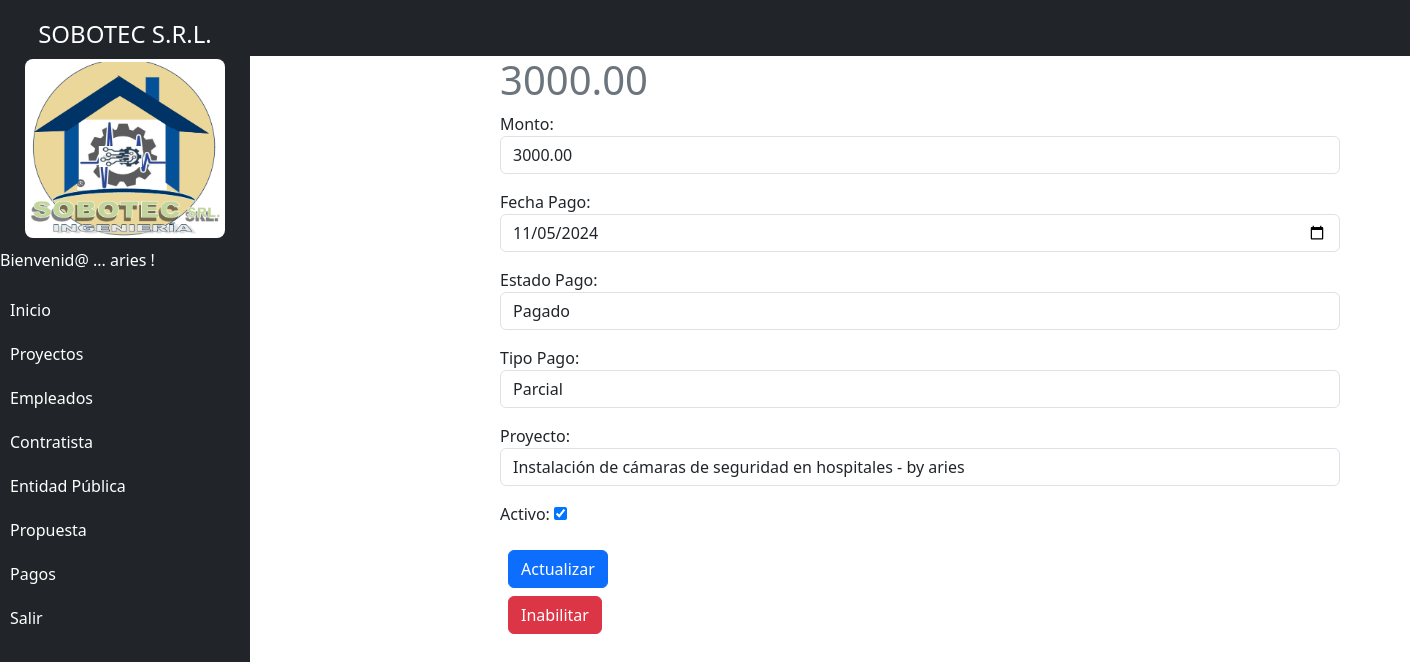
/payments/1/ (signed in), run on the app's committed database.
### projects/models.py (models this page shows, shortened)
class Payment(models.Model):
    PAYMENT_STATUS_CHOICES = [
        ('pagado', 'Pagado'),  # Pagado
        ('pendiente', 'Pendiente'),  # Pendiente
    ]
    PAYMENT_TYPE_CHOICES = [
        ('parcial', 'Parcial'),  # Parcial
        ('completo', 'Completo'),  # Completo
    ]
    amount = models.DecimalField(max_digits=10, decimal_places=2, verbose_name="Monto")  # Monto
    date = models.DateField(verbose_name="Fecha Pago")  # Fecha
    status = models.CharField(max_length=10,  choices=PAYMENT_STATUS_CHOICES, default='pagado', verbose_name="Estado Pago")  # Estado del pago
    payment_type = models.CharField(max_length=10, choices=PAYMENT_TYPE_CHOICES, default='parcial', verbose_name="Tipo Pago")  # Tipo de pago
    project = models.ForeignKey(Project, on_delete=models.CASCADE, related_name='payments', verbose_name="Proyecto")  # Relación (1 a N)
    created =models.DateTimeField(default=timezone.now)
    is_active = models.BooleanField(default=True, verbose_name="Activo")
    class Meta:
        verbose_name = 'Payment'
        verbose_name_plural = 'Payments'

### projects/views.py (the view, shortened to what this page needs)
# urls.py: path('payments/<int:id_payment>/', views.payment_detail, name='payment_detail'),
@login_required
def payment_detail(request, id_payment):
    payment = get_object_or_404(Payment, pk = id_payment)
    if request.method == 'GET':
        form = PaymentForm(instance=payment)
        return render(request, 'payment_detail.html', {
            'payment': payment,
            'form': form
        })

### projects/form.py
class PaymentForm(forms.ModelForm):
    class Meta:
        model = Payment
        fields = ['amount', 'date', 'status', 'payment_type', 'project', 'is_active']
        widgets = {
            'amount': forms.NumberInput(attrs={'class': 'form-control', 'placeholder': 'Monto del pago', 'min': '0'}),
            'date': forms.DateInput(attrs={'class': 'form-control', 'type': 'date'}),
            'status': forms.Select(attrs={'class': 'form-control'}),
            'payment_type': forms.Select(attrs={'class': 'form-control'}),
            'project': forms.Select(attrs={'class': 'form-control'}),  # Esto permite seleccionar el proyecto desde el formulario
        }

### projects/models.py (called while the page is built)
    def __str__(self):
        return self.name + ' - by '+ self.user.username

### projects/templates/payment_detail.html (shortened to what this page needs)
{% extends 'base.html' %}
{% block content %}
<main class="container">
    <div class="row">
        <div class="col-md-8 offset-md-2">
            <h1 class="text-secondary">{{payment.amount}}</h1>
            <form method="POST">
                {{form.as_p}}
                <button class="btn btn-primary mx-2 my-2" type="submit">
                    Actualizar
                </button>
            </form>
            <div class="d-flex">
                <form action="{% url 'payment_deactivate' payment.id %}" method="POST">
                    <button class="btn btn-danger mx-2" type="submit">
                        Inabilitar
                    </button>
                </form>
            </div>
        </div>
    </div>
</main>
{% endblock %}

### projects/templates/base.html (shortened to what this page needs)
{% load static %}
<!DOCTYPE html>
<html lang="en">
  <head>
    <link
      rel="stylesheet"
      href="https://cdn.jsdelivr.net/npm/bootstrap@5.3.3/dist/css/bootstrap.min.css"
    />
  </head>
  <body>
    <nav class="navbar navbar-expand-lg navbar-dark bg-dark">
      <div class="container-fluid">
        <a class="navbar-brand" href="#">SOBOTEC S.R.L.</a>
      </div>
    </nav>
    <div class="sidebar bg-dark collapse show" id="sidebar">
      <h4 class="text-center text-white">SOBOTEC S.R.L.</h4>
      <img src="/static/common/logo.png" alt="Logo de la empresa">
      <ul class="nav flex-column">
        {% if user.is_authenticated %}
        <p class="text-white"> Bienvenid@ ... {{ user.username }} !</p>
        <li class="nav-item">
          <a class="nav-link" href="/">Inicio</a>
        </li>
        <li class="nav-item">
          <a
            class="nav-link"
            data-bs-toggle="collapse"
            href="#projectSubmenu"
            role="button"
            aria-expanded="false"
            aria-controls="projectSubmenu"
          >
            Proyectos
          </a>
        </li>
        <li class="nav-item">
          <a
            class="nav-link"
            data-bs-toggle="collapse"
            href="#employeeSubmenu"
            role="button"
            aria-expanded="false"
            aria-controls="employeeSubmenu"
          >
          Empleados
          </a>
        </li>
        <li class="nav-item">
          <a
            class="nav-link"
            data-bs-toggle="collapse"
            href="#contractorSubmenu"
            role="button"
            aria-expanded="false"
            aria-controls="contractorSubmenu"
          >
          Contratista
          </a>
        </li>
        <li class="nav-item">
          <a
            class="nav-link"
            data-bs-toggle="collapse"
            href="#public_entitieSubmenu"
            role="button"
            aria-expanded="false"
            aria-controls="public_entitieSubmenu"
          >
          Entidad Pública
          </a>
        </li>
        <li class="nav-item">
          <a
            class="nav-link"
            data-bs-toggle="collapse"
            href="#proposalSubmenu"
            role="button"
            aria-expanded="false"
            aria-controls="proposalSubmenu"
          >
          Propuesta
          </a>
        </li>
        <li class="nav-item">
          <a
            class="nav-link"
            data-bs-toggle="collapse"
            href="#paymentSubmenu"
            role="button"
            aria-expanded="false"
            aria-controls="paymentSubmenu"
          >
          Pagos
          </a>
        </li>
        <li class="nav-item">
          <a class="nav-link" href="{% url 'signout' %}">Salir</a>
        </li>
        {% endif %}
      </ul>
    </div>
    <div class="container" style="margin-left: 260px; transition: margin-left 0.3s ease-in-out;">
      {% block content %} {% endblock %}
    </div>
  </body>
</html>

### projects/templates/base.html (style rules this page uses)
.sidebar { height: 100vh; width: 250px; position: fixed; top: 0; left: 0; background-color: #343a40; padding-top: 20px; transition: all 0.3s ease-in-out; overflow-y: auto; }
.sidebar a { color: #ffffff !important; text-decoration: none; padding: 10px; display: block; }
.sidebar img { display: block; margin: 10px auto; width: 80%; border-radius: 8px; }

### data on the page
Payment: amount "3000.00", date "11/05/2024", status "Pagado", payment_type "Parcial", project "Instalación de cámaras de seguridad en hospitales - by aries", is_active "☑"

### other printed values
{{ user.username }} "aries"
